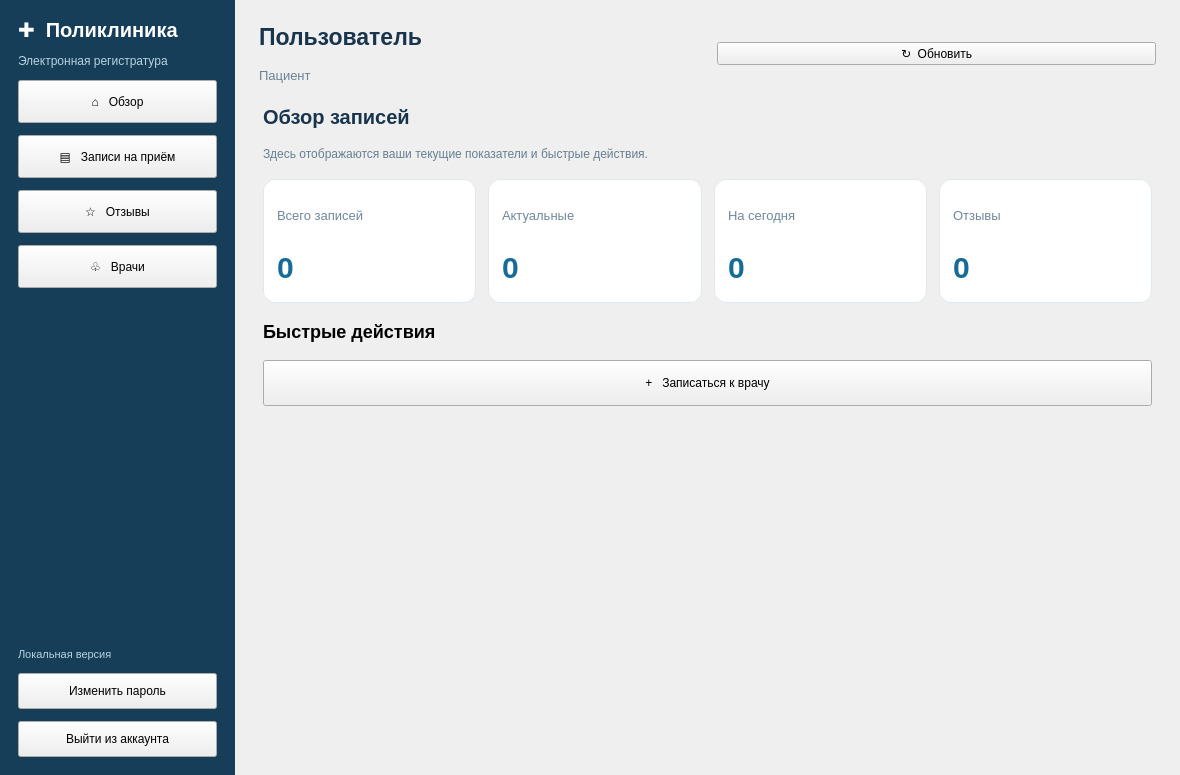
<?xml version='1.0' encoding='utf-8'?>
<ui version="4.0">
  <class>Form</class>
  <widget class="QWidget" name="Form">
    <property name="geometry">
      <rect>
        <x>0</x>
        <y>0</y>
        <width>1180</width>
        <height>775</height>
      </rect>
    </property>
    <property name="windowTitle">
      <string>Поликлиника · Кабинет</string>
    </property>
    <layout class="QHBoxLayout" name="root">
      <property name="leftMargin">
        <number>0</number>
      </property>
      <property name="topMargin">
        <number>0</number>
      </property>
      <property name="rightMargin">
        <number>0</number>
      </property>
      <property name="bottomMargin">
        <number>0</number>
      </property>
      <property name="spacing">
        <number>0</number>
      </property>
      <item>
        <widget class="QFrame" name="sidebar">
          <property name="styleSheet">
            <string>QFrame#sidebar { background: #163E59; border: none; }</string>
          </property>
          <property name="minimumSize">
            <size>
              <width>235</width>
              <height>0</height>
            </size>
          </property>
          <layout class="QVBoxLayout" name="sidebarLayout">
            <property name="leftMargin">
              <number>18</number>
            </property>
            <property name="topMargin">
              <number>18</number>
            </property>
            <property name="rightMargin">
              <number>18</number>
            </property>
            <property name="bottomMargin">
              <number>18</number>
            </property>
            <property name="spacing">
              <number>12</number>
            </property>
            <item>
              <widget class="QLabel" name="logo">
                <property name="text">
                  <string>✚  Поликлиника</string>
                </property>
                <property name="styleSheet">
                  <string>color: white; font-weight: 800; font-size: 20px;</string>
                </property>
              </widget>
            </item>
            <item>
              <widget class="QLabel" name="subtitle">
                <property name="text">
                  <string>Электронная регистратура</string>
                </property>
                <property name="styleSheet">
                  <string>color: #B7D2E1; font-size: 12px;</string>
                </property>
              </widget>
            </item>
            <item>
              <widget class="QPushButton" name="navHome">
                <property name="text">
                  <string>⌂   Обзор</string>
                </property>
                <property name="minimumSize">
                  <size>
                    <width>0</width>
                    <height>43</height>
                  </size>
                </property>
              </widget>
            </item>
            <item>
              <widget class="QPushButton" name="navAppointments">
                <property name="text">
                  <string>▤   Записи на приём</string>
                </property>
                <property name="minimumSize">
                  <size>
                    <width>0</width>
                    <height>43</height>
                  </size>
                </property>
              </widget>
            </item>
            <item>
              <widget class="QPushButton" name="navReviews">
                <property name="text">
                  <string>☆   Отзывы</string>
                </property>
                <property name="minimumSize">
                  <size>
                    <width>0</width>
                    <height>43</height>
                  </size>
                </property>
              </widget>
            </item>
            <item>
              <widget class="QPushButton" name="navDoctors">
                <property name="text">
                  <string>♧   Врачи</string>
                </property>
                <property name="minimumSize">
                  <size>
                    <width>0</width>
                    <height>43</height>
                  </size>
                </property>
              </widget>
            </item>
            <item>
              <spacer name="sideSpace">
                <property name="orientation">
                  <enum>Qt::Vertical</enum>
                </property>
                <property name="sizeHint" stdset="0">
                  <size>
                    <width>20</width>
                    <height>40</height>
                  </size>
                </property>
              </spacer>
            </item>
            <item>
              <widget class="QLabel" name="sideNote">
                <property name="text">
                  <string>Локальная версия</string>
                </property>
                <property name="styleSheet">
                  <string>color: #B7D2E1; font-size: 11px;</string>
                </property>
              </widget>
            </item>
            <item>
              <widget class="QPushButton" name="changePassword">
                <property name="text">
                  <string>Изменить пароль</string>
                </property>
                <property name="minimumSize">
                  <size>
                    <width>0</width>
                    <height>36</height>
                  </size>
                </property>
              </widget>
            </item>
            <item>
              <widget class="QPushButton" name="switch">
                <property name="text">
                  <string>Выйти из аккаунта</string>
                </property>
                <property name="minimumSize">
                  <size>
                    <width>0</width>
                    <height>36</height>
                  </size>
                </property>
              </widget>
            </item>
          </layout>
        </widget>
      </item>
      <item>
        <widget class="QWidget" name="content">
          <layout class="QVBoxLayout" name="mainLayout">
            <property name="leftMargin">
              <number>24</number>
            </property>
            <property name="topMargin">
              <number>24</number>
            </property>
            <property name="rightMargin">
              <number>24</number>
            </property>
            <property name="bottomMargin">
              <number>24</number>
            </property>
            <property name="spacing">
              <number>18</number>
            </property>
            <item>
              <layout class="QHBoxLayout" name="header">
                <item>
                  <layout class="QVBoxLayout" name="headerText">
                    <item>
                      <widget class="QLabel" name="welcome">
                        <property name="text">
                          <string>Пользователь</string>
                        </property>
                        <property name="styleSheet">
                          <string>font-size: 23px; font-weight: 750; color: #18354D;</string>
                        </property>
                      </widget>
                    </item>
                    <item>
                      <widget class="QLabel" name="roleName">
                        <property name="text">
                          <string>Пациент</string>
                        </property>
                        <property name="styleSheet">
                          <string>font-size: 13px; color: #688196;</string>
                        </property>
                      </widget>
                    </item>
                  </layout>
                </item>
                <item>
                  <widget class="QPushButton" name="refresh">
                    <property name="text">
                      <string>↻  Обновить</string>
                    </property>
                    <property name="minimumSize">
                      <size>
                        <width>105</width>
                        <height>0</height>
                      </size>
                    </property>
                  </widget>
                </item>
              </layout>
            </item>
            <item>
              <widget class="QStackedWidget" name="pages">
                <widget class="QWidget" name="pageOverview">
                  <layout class="QVBoxLayout" name="overviewLayout">
                    <property name="leftMargin">
                      <number>4</number>
                    </property>
                    <property name="topMargin">
                      <number>4</number>
                    </property>
                    <property name="rightMargin">
                      <number>4</number>
                    </property>
                    <property name="bottomMargin">
                      <number>4</number>
                    </property>
                    <property name="spacing">
                      <number>18</number>
                    </property>
                    <item>
                      <widget class="QLabel" name="overviewTitle">
                        <property name="text">
                          <string>Обзор записей</string>
                        </property>
                        <property name="styleSheet">
                          <string>font-weight: 750; font-size: 20px; color: #18354D;</string>
                        </property>
                      </widget>
                    </item>
                    <item>
                      <widget class="QLabel" name="overviewHint">
                        <property name="text">
                          <string>Здесь отображаются ваши текущие показатели и быстрые действия.</string>
                        </property>
                        <property name="styleSheet">
                          <string>color: #667F91;</string>
                        </property>
                      </widget>
                    </item>
                    <item>
                      <layout class="QHBoxLayout" name="statsRow">
                        <property name="spacing">
                          <number>12</number>
                        </property>
                        <item>
                          <widget class="QFrame" name="stat0">
                            <property name="minimumSize">
                              <size>
                                <width>0</width>
                                <height>124</height>
                              </size>
                            </property>
                            <property name="styleSheet">
                              <string>QFrame { background: white; border: 1px solid #E0E8EF; border-radius: 12px; } QLabel { background: transparent; border: none; }</string>
                            </property>
                            <layout class="QVBoxLayout" name="statLayout0">
                              <property name="leftMargin">
                                <number>13</number>
                              </property>
                              <property name="topMargin">
                                <number>13</number>
                              </property>
                              <property name="rightMargin">
                                <number>13</number>
                              </property>
                              <property name="bottomMargin">
                                <number>13</number>
                              </property>
                              <property name="spacing">
                                <number>7</number>
                              </property>
                              <item>
                                <widget class="QLabel" name="statLabel0">
                                  <property name="text">
                                    <string>Всего записей</string>
                                  </property>
                                  <property name="styleSheet">
                                    <string>color: #70879B; font-size: 13px;</string>
                                  </property>
                                </widget>
                              </item>
                              <item>
                                <widget class="QLabel" name="totalValue">
                                  <property name="text">
                                    <string>0</string>
                                  </property>
                                  <property name="styleSheet">
                                    <string>font-weight: 800; font-size: 30px; color: #176B99;</string>
                                  </property>
                                </widget>
                              </item>
                            </layout>
                          </widget>
                        </item>
                        <item>
                          <widget class="QFrame" name="stat1">
                            <property name="minimumSize">
                              <size>
                                <width>0</width>
                                <height>124</height>
                              </size>
                            </property>
                            <property name="styleSheet">
                              <string>QFrame { background: white; border: 1px solid #E0E8EF; border-radius: 12px; } QLabel { background: transparent; border: none; }</string>
                            </property>
                            <layout class="QVBoxLayout" name="statLayout1">
                              <property name="leftMargin">
                                <number>13</number>
                              </property>
                              <property name="topMargin">
                                <number>13</number>
                              </property>
                              <property name="rightMargin">
                                <number>13</number>
                              </property>
                              <property name="bottomMargin">
                                <number>13</number>
                              </property>
                              <property name="spacing">
                                <number>7</number>
                              </property>
                              <item>
                                <widget class="QLabel" name="statLabel1">
                                  <property name="text">
                                    <string>Актуальные</string>
                                  </property>
                                  <property name="styleSheet">
                                    <string>color: #70879B; font-size: 13px;</string>
                                  </property>
                                </widget>
                              </item>
                              <item>
                                <widget class="QLabel" name="activeValue">
                                  <property name="text">
                                    <string>0</string>
                                  </property>
                                  <property name="styleSheet">
                                    <string>font-weight: 800; font-size: 30px; color: #176B99;</string>
                                  </property>
                                </widget>
                              </item>
                            </layout>
                          </widget>
                        </item>
                        <item>
                          <widget class="QFrame" name="stat2">
                            <property name="minimumSize">
                              <size>
                                <width>0</width>
                                <height>124</height>
                              </size>
                            </property>
                            <property name="styleSheet">
                              <string>QFrame { background: white; border: 1px solid #E0E8EF; border-radius: 12px; } QLabel { background: transparent; border: none; }</string>
                            </property>
                            <layout class="QVBoxLayout" name="statLayout2">
                              <property name="leftMargin">
                                <number>13</number>
                              </property>
                              <property name="topMargin">
                                <number>13</number>
                              </property>
                              <property name="rightMargin">
                                <number>13</number>
                              </property>
                              <property name="bottomMargin">
                                <number>13</number>
                              </property>
                              <property name="spacing">
                                <number>7</number>
                              </property>
                              <item>
                                <widget class="QLabel" name="statLabel2">
                                  <property name="text">
                                    <string>На сегодня</string>
                                  </property>
                                  <property name="styleSheet">
                                    <string>color: #70879B; font-size: 13px;</string>
                                  </property>
                                </widget>
                              </item>
                              <item>
                                <widget class="QLabel" name="todayValue">
                                  <property name="text">
                                    <string>0</string>
                                  </property>
                                  <property name="styleSheet">
                                    <string>font-weight: 800; font-size: 30px; color: #176B99;</string>
                                  </property>
                                </widget>
                              </item>
                            </layout>
                          </widget>
                        </item>
                        <item>
                          <widget class="QFrame" name="stat3">
                            <property name="minimumSize">
                              <size>
                                <width>0</width>
                                <height>124</height>
                              </size>
                            </property>
                            <property name="styleSheet">
                              <string>QFrame { background: white; border: 1px solid #E0E8EF; border-radius: 12px; } QLabel { background: transparent; border: none; }</string>
                            </property>
                            <layout class="QVBoxLayout" name="statLayout3">
                              <property name="leftMargin">
                                <number>13</number>
                              </property>
                              <property name="topMargin">
                                <number>13</number>
                              </property>
                              <property name="rightMargin">
                                <number>13</number>
                              </property>
                              <property name="bottomMargin">
                                <number>13</number>
                              </property>
                              <property name="spacing">
                                <number>7</number>
                              </property>
                              <item>
                                <widget class="QLabel" name="statLabel3">
                                  <property name="text">
                                    <string>Отзывы</string>
                                  </property>
                                  <property name="styleSheet">
                                    <string>color: #70879B; font-size: 13px;</string>
                                  </property>
                                </widget>
                              </item>
                              <item>
                                <widget class="QLabel" name="reviewsValue">
                                  <property name="text">
                                    <string>0</string>
                                  </property>
                                  <property name="styleSheet">
                                    <string>font-weight: 800; font-size: 30px; color: #176B99;</string>
                                  </property>
                                </widget>
                              </item>
                            </layout>
                          </widget>
                        </item>
                      </layout>
                    </item>
                    <item>
                      <widget class="QLabel" name="quickTitle">
                        <property name="text">
                          <string>Быстрые действия</string>
                        </property>
                        <property name="styleSheet">
                          <string>font-weight: 700; font-size: 18px;</string>
                        </property>
                      </widget>
                    </item>
                    <item>
                      <layout class="QHBoxLayout" name="quickRow">
                        <property name="spacing">
                          <number>12</number>
                        </property>
                        <item>
                          <widget class="QPushButton" name="homeBook">
                            <property name="text">
                              <string>+   Записаться к врачу</string>
                            </property>
                            <property name="minimumSize">
                              <size>
                                <width>205</width>
                                <height>46</height>
                              </size>
                            </property>
                          </widget>
                        </item>
                      </layout>
                    </item>
                    <item>
                      <spacer name="bottomOverview">
                        <property name="orientation">
                          <enum>Qt::Vertical</enum>
                        </property>
                        <property name="sizeHint" stdset="0">
                          <size>
                            <width>20</width>
                            <height>40</height>
                          </size>
                        </property>
                      </spacer>
                    </item>
                  </layout>
                </widget>
                <widget class="QWidget" name="pageVisits">
                  <layout class="QVBoxLayout" name="visitsLayout">
                    <property name="leftMargin">
                      <number>4</number>
                    </property>
                    <property name="topMargin">
                      <number>4</number>
                    </property>
                    <property name="rightMargin">
                      <number>4</number>
                    </property>
                    <property name="bottomMargin">
                      <number>4</number>
                    </property>
                    <property name="spacing">
                      <number>13</number>
                    </property>
                    <item>
                      <widget class="QLabel" name="visitsTitle">
                        <property name="text">
                          <string>Записи на приём</string>
                        </property>
                        <property name="styleSheet">
                          <string>font-weight: 750; font-size: 20px;</string>
                        </property>
                      </widget>
                    </item>
                    <item>
                      <widget class="QLineEdit" name="search">
                        <property name="placeholderText">
                          <string>Поиск по пациенту, врачу, дате или статусу</string>
                        </property>
                      </widget>
                    </item>
                    <item>
                      <widget class="QTableWidget" name="appointments">
                        <property name="sortingEnabled">
                          <bool>false</bool>
                        </property>
                      </widget>
                    </item>
                    <item>
                      <layout class="QHBoxLayout" name="visitActions1">
                        <property name="spacing">
                          <number>8</number>
                        </property>
                        <item>
                          <widget class="QPushButton" name="book">
                            <property name="text">
                              <string>+ Записаться</string>
                            </property>
                          </widget>
                        </item>
                        <item>
                          <widget class="QPushButton" name="cancel">
                            <property name="text">
                              <string>Отменить</string>
                            </property>
                          </widget>
                        </item>
                        <item>
                          <widget class="QPushButton" name="rate">
                            <property name="text">
                              <string>Оценить врача</string>
                            </property>
                          </widget>
                        </item>
                      </layout>
                    </item>
                    <item>
                      <layout class="QHBoxLayout" name="visitActions2">
                        <property name="spacing">
                          <number>8</number>
                        </property>
                        <item>
                          <widget class="QPushButton" name="attended">
                            <property name="text">
                              <string>Отметить явку</string>
                            </property>
                          </widget>
                        </item>
                        <item>
                          <widget class="QPushButton" name="note">
                            <property name="text">
                              <string>Заметка</string>
                            </property>
                          </widget>
                        </item>
                        <item>
                          <widget class="QPushButton" name="redirect">
                            <property name="text">
                              <string>Перенаправить</string>
                            </property>
                          </widget>
                        </item>
                      </layout>
                    </item>
                  </layout>
                </widget>
                <widget class="QWidget" name="pageReviews">
                  <layout class="QVBoxLayout" name="reviewsLayout">
                    <property name="leftMargin">
                      <number>4</number>
                    </property>
                    <property name="topMargin">
                      <number>4</number>
                    </property>
                    <property name="rightMargin">
                      <number>4</number>
                    </property>
                    <property name="bottomMargin">
                      <number>4</number>
                    </property>
                    <property name="spacing">
                      <number>13</number>
                    </property>
                    <item>
                      <widget class="QLabel" name="reviewsTitle">
                        <property name="text">
                          <string>Отзывы о врачах</string>
                        </property>
                        <property name="styleSheet">
                          <string>font-weight: 750; font-size: 20px;</string>
                        </property>
                      </widget>
                    </item>
                    <item>
                      <widget class="QLabel" name="reviewsHint">
                        <property name="text">
                          <string>Отзывы пациентов и обращения на модерацию.</string>
                        </property>
                        <property name="styleSheet">
                          <string>color: #70879B;</string>
                        </property>
                      </widget>
                    </item>
                    <item>
                      <widget class="QTableWidget" name="reviews" />
                    </item>
                    <item>
                      <layout class="QHBoxLayout" name="reviewsActions">
                        <property name="spacing">
                          <number>8</number>
                        </property>
                        <item>
                          <widget class="QPushButton" name="complain">
                            <property name="text">
                              <string>Пожаловаться</string>
                            </property>
                          </widget>
                        </item>
                        <item>
                          <widget class="QPushButton" name="moderate">
                            <property name="text">
                              <string>Рассмотреть жалобу</string>
                            </property>
                          </widget>
                        </item>
                      </layout>
                    </item>
                  </layout>
                </widget>
                <widget class="QWidget" name="pageDoctors">
                  <layout class="QVBoxLayout" name="doctorsLayout">
                    <property name="leftMargin">
                      <number>4</number>
                    </property>
                    <property name="topMargin">
                      <number>4</number>
                    </property>
                    <property name="rightMargin">
                      <number>4</number>
                    </property>
                    <property name="bottomMargin">
                      <number>4</number>
                    </property>
                    <property name="spacing">
                      <number>13</number>
                    </property>
                    <item>
                      <widget class="QLabel" name="doctorsTitle">
                        <property name="text">
                          <string>Сотрудники и специальности</string>
                        </property>
                        <property name="styleSheet">
                          <string>font-weight: 750; font-size: 20px;</string>
                        </property>
                      </widget>
                    </item>
                    <item>
                      <widget class="QTableWidget" name="doctorsTable" />
                    </item>
                    <item>
                      <layout class="QHBoxLayout" name="doctorsActions">
                        <property name="spacing">
                          <number>8</number>
                        </property>
                        <item>
                          <widget class="QPushButton" name="addDoctor">
                            <property name="text">
                              <string>+ Врач</string>
                            </property>
                          </widget>
                        </item>
                        <item>
                          <widget class="QPushButton" name="editDoctor">
                            <property name="text">
                              <string>Изменить</string>
                            </property>
                          </widget>
                        </item>
                        <item>
                          <widget class="QPushButton" name="removeDoctor">
                            <property name="text">
                              <string>Удалить</string>
                            </property>
                          </widget>
                        </item>
                        <item>
                          <widget class="QPushButton" name="addSpecialization">
                            <property name="text">
                              <string>+ Специальность</string>
                            </property>
                          </widget>
                        </item>
                        <item>
                          <widget class="QPushButton" name="stats">
                            <property name="text">
                              <string>Статистика</string>
                            </property>
                          </widget>
                        </item>
                      </layout>
                    </item>
                  </layout>
                </widget>
              </widget>
            </item>
          </layout>
        </widget>
      </item>
    </layout>
  </widget>
  <resources />
  <connections />
</ui>
